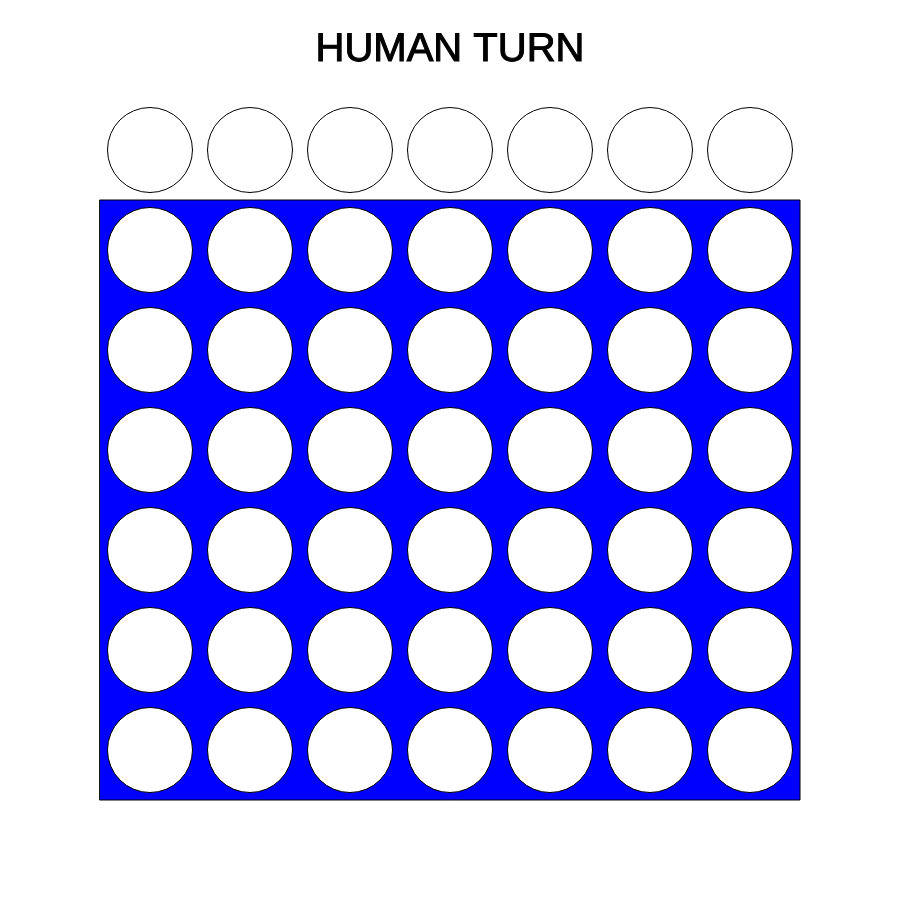
Frame 1 (no input)
Frame 60 (no input): identical to frame 1, image omitted
Frame 120 (the mouse pressed at the canvas centre since frame 60): identical to frame 1, image omitted

The p5.js sketch that drew this single still picture (run headless with seeded random() and noise() and a simulated clock; from frame 60 on, the mouse is pressed at the canvas centre):

// p5.js sketch
// ── sketch.js
const COLS = 7
const ROWS = 6

/**************************************************
 * UI CONSTANTS
 **************************************************/

const CELL_MARGIN = 15
const CELL_WIDTH = 100
const CELL_HEIGHT = CELL_WIDTH

const TOP_LABEL_HEIGHT = 100
const TOP_DROP_CIRCLES_HEIGHT = 100
const BOTTOM_LABEL_HEIGHT = 100

const BOARD_LEFT_MARGIN = 100
const BOARD_RIGHT_MARGIN = 100
const BOARD_TOP_MARGIN = TOP_LABEL_HEIGHT + TOP_DROP_CIRCLES_HEIGHT
const BOARD_BOTTOM_MARGIN = BOTTOM_LABEL_HEIGHT

const BOARD_WIDTH = (COLS * CELL_WIDTH)
const BOARD_HEIGHT = (ROWS * CELL_HEIGHT)

const CANVAS_WIDTH = BOARD_LEFT_MARGIN + BOARD_WIDTH + BOARD_RIGHT_MARGIN
const CANVAS_HEIGHT = BOARD_TOP_MARGIN + BOARD_HEIGHT + BOARD_BOTTOM_MARGIN

const EMPTY_CELL = 0
const HUMAN_CELL = 1
const COMPUTER_CELL = 2

const INCOMPLETE = 0
const HUMAN_WINS = 1
const COMPUTER_WINS = 2
const DRAW = 3

/**************************************************
 * GLOBALS
 **************************************************/

var board;
var human_goes_first = true;
var current_turn_human = human_goes_first;
var animating_col = -1;
var animating_row = -1;

function preload() {
}

function setup() {
  createCanvas(CANVAS_WIDTH, CANVAS_HEIGHT);
  frameRate(30);
  
  textSize(40);
  textAlign(CENTER, CENTER);
  initialise_board()
}

function set_top_label(label_text) {
    stroke(0); // Black
    fill(0);   // Black
    text(label_text, CANVAS_WIDTH / 2, TOP_LABEL_HEIGHT / 2);    
}

function set_bottom_label(label_text) {
    stroke(0); // Black
    fill(0);   // Black
    text(label_text, CANVAS_WIDTH / 2, BOARD_TOP_MARGIN + BOARD_HEIGHT + (BOTTOM_LABEL_HEIGHT / 2)); 
}

function mousePressed() {
    let col = get_over_cell_column();
    if (col != -1) {
        animating_col = col;
        animating_row = -1;
    }
}

function get_over_cell_column() {
    if (current_turn_human) {
        if ((mouseY > TOP_LABEL_HEIGHT) && (mouseY < BOARD_TOP_MARGIN)) {
            let col = Math.floor((mouseX - BOARD_LEFT_MARGIN) / CELL_WIDTH);
            if ((col >= 0) && (col < COLS)) {
                if (board[col][0] == EMPTY_CELL) {
                    return col;
                }
            }
        }
    }
    
    return -1;
}

function draw_board() {
    //console.log("draw_board()");
    background(255);
    
    stroke(0);       // Black
    fill(0, 0, 255); // Blue
    rect(BOARD_LEFT_MARGIN, BOARD_TOP_MARGIN, BOARD_WIDTH, BOARD_HEIGHT);
    
    if (current_turn_human) {
        set_top_label("HUMAN TURN");
    } else {
        set_top_label("COMPUTER TURN");
    }
    //set_top_label(date);
    //set_bottom_label(date);
    
    fill(255); // White
    
    let over_col = get_over_cell_column();
    // Only bother checking for mouse-over the top row of cells if it's a human turn
        
    for (let col = 0; col < COLS; col++) {
        for (let row = -1; row < ROWS; row++) {            
            if ((row == -1) && (col == over_col)) {
                fill(255, 0, 0);
            } else {
                if (board[col][row] == HUMAN_CELL) {
                    //console.log("Setting to red")
                    fill(255, 0, 0);
                } else if (board[col][row] == COMPUTER_CELL) {
                    //console.log("Setting to yellow")
                    fill(255, 255, 0);
                } else {
                    fill(255);
                }
            }
            ellipse(BOARD_LEFT_MARGIN + (col * CELL_WIDTH) + (CELL_WIDTH / 2),
                    BOARD_TOP_MARGIN + (row * CELL_HEIGHT) + (CELL_HEIGHT / 2),
                    CELL_WIDTH - (1 * CELL_MARGIN),
                    CELL_HEIGHT - (1 * CELL_MARGIN));
        }
    }
    
    if (animating_col != -1) {        
        if (current_turn_human) {
            fill(255, 0, 0); // Red
        } else {
            fill(255, 255, 0); // Yellow
        }
        ellipse(BOARD_LEFT_MARGIN + (animating_col * CELL_WIDTH) + (CELL_WIDTH / 2),
                BOARD_TOP_MARGIN + (animating_row * CELL_HEIGHT) + (CELL_HEIGHT / 2),   
                CELL_WIDTH - (1 * CELL_MARGIN),
                CELL_HEIGHT - (1 * CELL_MARGIN));
        animating_row++;
        
        if((animating_row > ROWS) || (board[animating_col][animating_row + 1] != EMPTY_CELL)) {
            board[animating_col][animating_row] = current_turn_human ? HUMAN_CELL : COMPUTER_CELL;
            current_turn_human = !current_turn_human;
            check_board_state(animating_col);
            animating_col = -1;
        }        
    }
    
    //console.log("------")
}

function check_board_state(latest_col) {
    let latest_row = 0;
    while (board[latest_col][latest_row] == EMPTY_CELL) {
        latest_row++; 
    }
    let latest_piece = board[latest_col][latest_row];
    
    // Horizontal check
    let horizontal_count = 1;
    for(let col = latest_col - 1; col >= 0; col--) {
        if(board[col][latest_row] == latest_piece) {
            horizontal_count++;
        } else {
            break;
        }
    }
    for(let col = latest_col + 1; col < COLS; col++) {
        if(board[col][latest_row] == latest_piece) {
            horizontal_count++;
        } else {
            break;
        }
    }
    
    if (horizontal_count >= 4) {
        return latest_piece == HUMAN_CELL ? HUMAN_WINS : COMPUTER_WINS;
    }
    
    // Vertical check    
    let vertical_count = 1;
    for(let row = latest_row - 1; row >= 0; row--) {
        if(board[latest_col][row] == latest_piece) {
            vertical_count++;
        } else {
            break;
        }
    }
    for(let row = latest_row + 1; row < ROWS; row++) {
        if(board[latest_col][row] == latest_piece) {
            vertical_count++;
        } else {
            break;
        }
    }

    if (vertical_count >= 4) {
        return latest_piece == HUMAN_CELL ? HUMAN_WINS : COMPUTER_WINS;
    }

    // Top-left to bottom-right diagonal check
    diagonal_nw_to_se_count = 1;
    for (let row = latest_row - 1, col = latest_col - 1; (row >= 0) && (col >= 0); row--, col--) {
        if(board[col][row] == latest_piece) {
            diagonal_nw_to_se_count++;
        } else {
            break;
        }
    }
    for (let row = latest_row + 1, col = latest_col + 1; (row < ROWS) && (col < COLS); row++, col++) {
        if(board[col][row] == latest_piece) {
            diagonal_nw_to_se_count++;
        } else {
            break;
        }
    }

    if (diagonal_nw_to_se_count >= 4) {
        return latest_piece == HUMAN_CELL ? HUMAN_WINS : COMPUTER_WINS;
    }
    
    // Bottom-left to top-right diagonal check
    diagonal_sw_to_ne_count = 1;
    for (let row = latest_row + 1, col = latest_col - 1; (row < ROWS) && (col >= 0); row++, col--) {
        if(board[col][row] == latest_piece) {
            diagonal_sw_to_ne_count++;
        } else {
            break;
        }
    }
    for (let row = latest_row - 1, col = latest_col + 1; (row >= 0) && (col < COLS); row--, col++) {
        if(board[col][row] == latest_piece) {
            diagonal_sw_to_ne_count++;
        } else {
            break;
        }
    }

    if (diagonal_sw_to_ne_count >= 4) {
        return latest_piece == HUMAN_CELL ? HUMAN_WINS : COMPUTER_WINS;
    }
    
    // Draw check
    for(let col = 0; col < COLS; col++) {
        if (board[col][0] == EMPTY_CELL) {
            return INCOMPLETE;
        }
    }
    
    return DRAW;
}

function draw() {
  draw_board()
  if ((!current_turn_human) && (animating_col == -1)) {
      animating_col = 0;
      animating_row = -1;
  }
}

function initialise_board() {
   board = [...Array(COLS)].map(() => [...Array(ROWS)].map(() => EMPTY_CELL))
   console.log(board);
}
